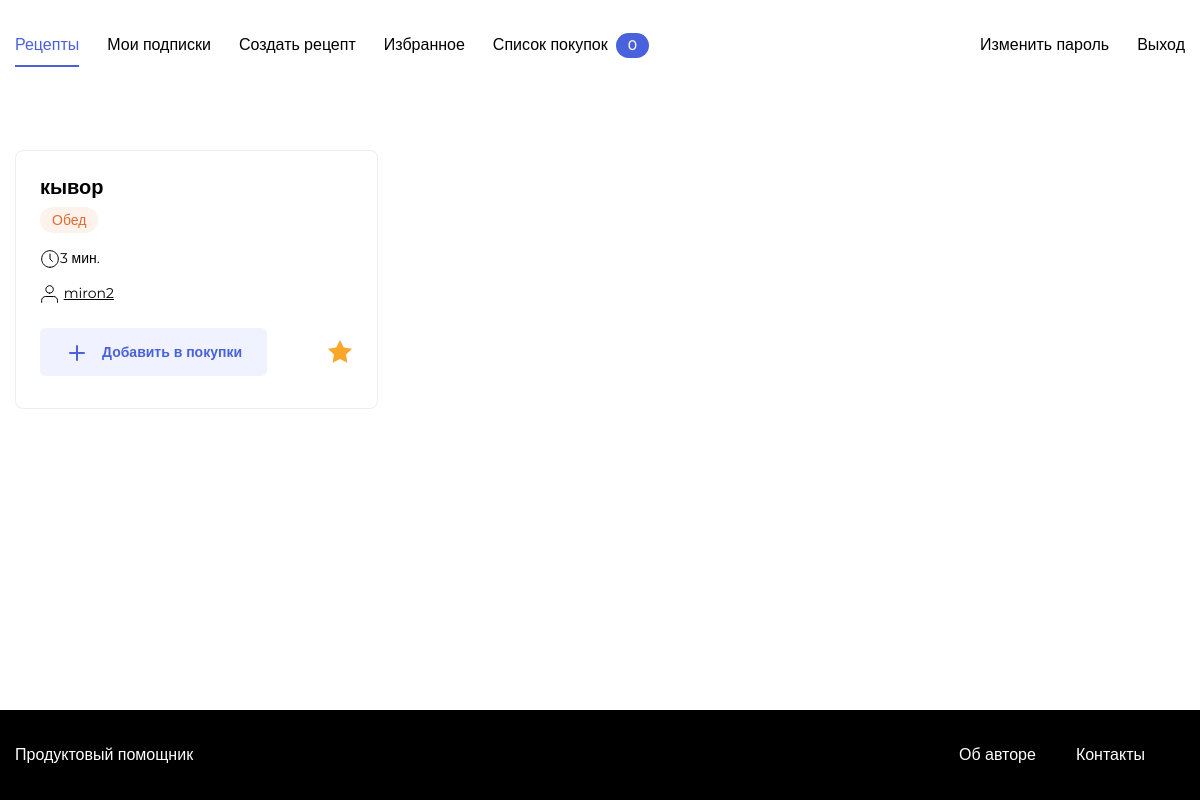
The page /favorites/ (signed in) on the database as committed earlier.
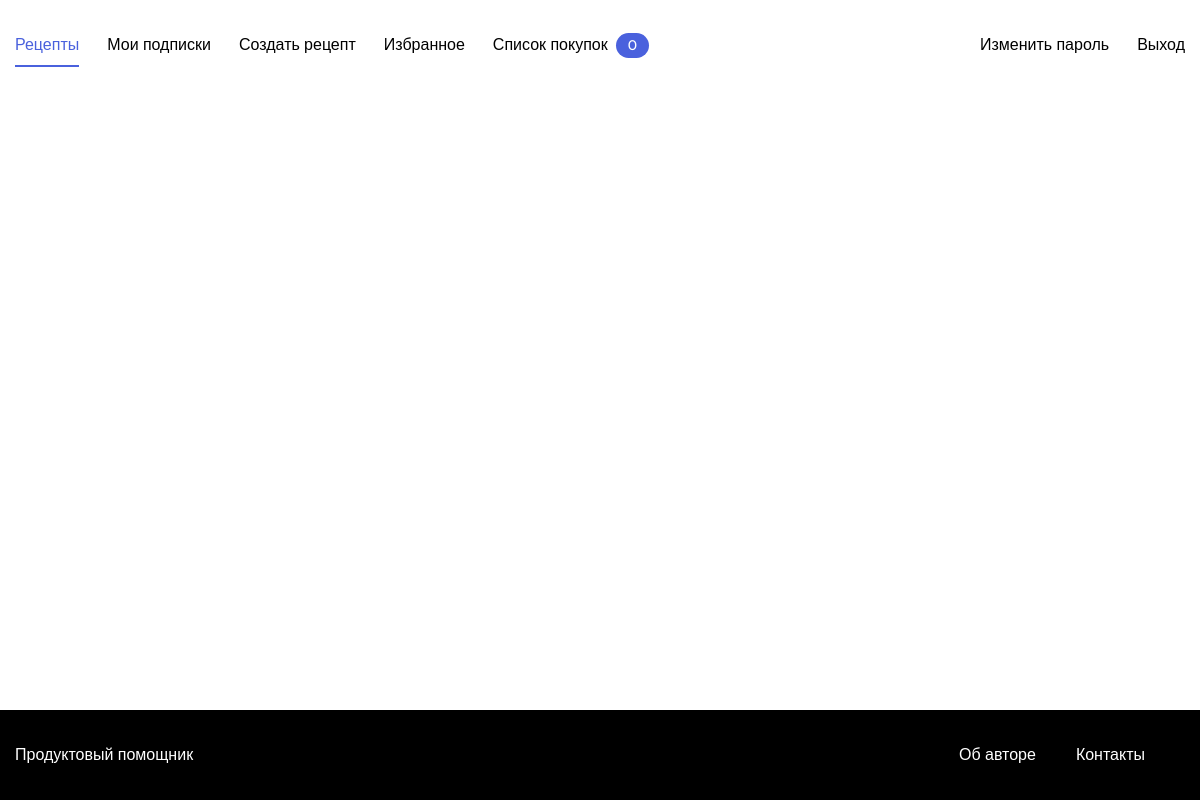
The same page on the database as committed later.
### recipe/models.py (models this page shows)
class Recipe(models.Model):
    author = models.ForeignKey(User, on_delete=models.CASCADE)
    name = models.CharField(max_length=50, verbose_name = 'Название рецепта')
    description = models.TextField(verbose_name = 'Текст')
    pub_date = models.DateTimeField('Дата публикации', auto_now_add=True)
    image = models.ImageField(upload_to='recipes/', blank=True, null=True)
    time = models.PositiveIntegerField(verbose_name = 'Время приготовления')
    tags = models.ManyToManyField(Tag, verbose_name = 'Тег')
    ingredients = models.ManyToManyField(Product, through = Ingredient, verbose_name = 'Ингредиент блюда')

class Tag(models.Model):
    tag = models.CharField(max_length=50, verbose_name = 'Тэг')
    def __str__(self):
        return self.tag

### recipe/views.py (the view)
# urls.py: path('favorites/', APIFavorite.as_view()),
def favorites(request):
    favorites_list = Recipe.objects.filter(recipes_favorites__user_id=request.user)
    return render(request, 'recipe/favorite.html', {'favorites_list': favorites_list})

### GroceryAssistant/context_processors.py (called while the page is built)
def purchase_counter(request):
    purchase_counter = Purchase.objects.filter(user=request.user).count()
    return {'purchase_counter': purchase_counter}

### recipe/templates/recipe/favorite.html (shortened to what this page needs)
{% extends "recipe/base.html" %}
{% load user_filters %}
{% load static %}
{% block css %}
    <link rel="stylesheet" href="{% static '/pages/index.css' %}">
{% endblock css %}
{% block content %}
{% load thumbnail %}
        <div class="card-list">
        {% for recipe in favorites_list %}
        <div class="card" data-id="{{ recipe.id }}">
            <div class="card__body">
                <a class="card__title link" href="{% url 'recipe_view' recipe.id %}" target="_blank">{{ recipe.name }}</a>
                <ul class="card__items">
                    {% for tag in recipe.tags.all %}
                        {% if tag.tag == 'Завтрак' %}
                        <li class="card__item"><span class="badge badge_style_green">{{ tag }}</span></li>
                        {% elif tag.tag == 'Обед' %}
                        <li class="card__item"><span class="badge badge_style_orange">{{ tag }}</span></li>
                        {% else %}
                        <li class="card__item"><span class="badge badge_style_purple">{{ tag }}</span></li>
                        {% endif %}
                    {% endfor %}
                </ul>
                <div class="card__items card__items_column">
                    <p class="card__text"><span class="icon-time"></span>{{ recipe.time }} мин.</p>
                    <p class="card__text"><span class="icon-user"></span> <a href="#" style="color: black">{{ recipe.author }}</a></p>
                </div>
            </div>
            {% if user.is_authenticated %}
            <div class="card__footer">
                <button class="button button_style_light-blue" name="purchases" data-out><span class="icon-plus button__icon"></span>Добавить в покупки</button>
                {% if recipe.author != request.user  %}
                    {% if recipe in favorites_list %}
                        <button class="button button_style_none" name="favorites"><span class="icon-favorite icon-favorite_active"></span></button>
                        {% else %}
                        <button class="button button_style_none" name="favorites" data-out><span class="icon-favorite"></span></button>
                    {% endif %}
                {% endif %}
            </div>
            {% endif %}
        </div>
        {% endfor %}
{% endblock content %}

### recipe/templates/recipe/base.html (shortened to what this page needs)
<!doctype html>
<html>
    <head>
        {% load static %}
        {% block css %}{% endblock css %}
    </head>
    <body>
        {% block header %} {% include 'misc/header.html' %} {% endblock %}
        <main class="main container">
            {% block content %}{% endblock content %}
        </main>
        {% include 'misc/footer.html' %}
    </body>
</html>

### recipe/templates/misc/header.html
<header class="header">
    <nav class="nav">
        <div class="nav__container container">
            {% if user.is_authenticated %}
            <ul class="nav__items list">
                <li class="nav__item nav__item_active"><a href="{% url 'index' %}" class="nav__link link">Рецепты</a></li>
                <li class="nav__item"><a href="{% url 'subscriptions' %}" class="nav__link link">Мои подписки</a></li>
                <li class="nav__item"><a href="{% url 'recipe_new' %}" class="nav__link link">Создать рецепт</a></li>
                <li class="nav__item"><a href="{% url 'favorites' %}" class="nav__link link">Избранное</a></li>
                <li class="nav__item"><a href="{% url 'purchases' %}" class="nav__link link">Список покупок</a> <span class="badge badge_style_blue nav__badge" id="counter">{{ purchase_counter }}</span></li>
            </ul>
            <ul class="nav__items list">
                <li class="nav__item"><a href="{% url 'password_change' %}" class="nav__link link">Изменить пароль</a></li>
                <li class="nav__item"><a href="{% url 'logout' %}" class="nav__link link">Выход</a></li>
            </ul>
            {% else %}
            <ul class="nav__items list">
                <li class="nav__item"><a href="{% url 'login' %}" class="nav__link link">Войти</a></li>
                <li class="nav__item"><a href="{% url 'registration' %}" class="nav__link link">Регистрация</a></li>
            </ul>
            {% endif %}
        </div>
    </nav>
</header>

### recipe/templates/misc/footer.html
<footer class="footer">
    <div class="footer__container container">
        <a href="{% url 'index' %}" class="footer__brand link">Продуктовый помощник</a>
        <ul class="footer__items">
            <li class="footer__item"><a href="{% url 'about' %}" class="footer__link link">Об авторе </a></li>
            <li class="footer__item"><a href='users/flatpages/default.html' class="footer__link link">Контакты</a></li>
        </ul>
    </div>
</footer>

### recipe/static/pages/index.css (style rules this page uses)
* { box-sizing: border-box; }
html, body { min-height: 100%; }

### recipe/static/blocks/container/container.css (style rules this page uses)
.container { max-width: 1200px; padding: 0 15px; margin: 0 auto; width: 100%; }

### recipe/static/blocks/link/link.css (style rules this page uses)
.link { text-decoration: none; transition: opacity 0.2s; }

### recipe/static/blocks/header/header.css (style rules this page uses)
.header { display: flex; align-items: center; justify-content: center; }

### recipe/static/blocks/nav/nav.css (style rules this page uses)
.nav { height: 90px; width: 100%; }

### recipe/static/blocks/nav/__container/nav__container.css (style rules this page uses)
.nav__container { display: flex; justify-content: space-between; height: 100%; align-items: center; }

### recipe/static/blocks/nav/__items/nav__items.css (style rules this page uses)
.nav__items { display: flex; height: 100%; flex-direction: row; list-style: none; padding: 0; align-items: center; }

### recipe/static/blocks/nav/__item/nav__item.css (style rules this page uses)
.nav__item { display: flex; align-items: center; margin-right: 28px; height: 100%; color: #000000; position: relative; }
.nav__item:last-child { margin-right: 0; }

### recipe/static/blocks/nav/__item/_active/nav__item_active.css (style rules this page uses)
.nav__item_active { color: #4A61DD; }
.nav__item_active:after { content: ''; position: absolute; top: 50%; margin-top: 20px; left: 0; width: 100%; height: 2px; background: #4A61DD; }

### recipe/static/blocks/nav/__link/nav__link.css (style rules this page uses)
.nav__link { font-style: normal; font-weight: 500; font-size: 16px; line-height: 20px; color: inherit; cursor: pointer; font-family: 'Montserrat', sans-serif; }

### recipe/static/blocks/nav/__badge/nav__badge.css (style rules this page uses)
.nav__badge { margin-left: 8px; }

### recipe/static/blocks/main/main.css (style rules this page uses)
.main { padding-top: 60px; padding-bottom: 80px; flex: 1 0 auto; min-height: calc(100vh - 180px); }

### recipe/static/blocks/footer/footer.css (style rules this page uses)
.footer { background: #000000; height: 90px; flex: 0 0 auto; }

### recipe/static/blocks/footer/__container/footer__container.css (style rules this page uses)
.footer__container { display: flex; justify-content: space-between; align-items: center; height: 100%; }

### recipe/static/blocks/footer/__link/footer__link.css (style rules this page uses)
.footer__link { font-family: 'Montserrat', sans-serif; font-style: normal; font-weight: 500; font-size: 16px; line-height: 20px; color: #FFFFFF; }

### recipe/static/blocks/footer/__item/footer__item.css (style rules this page uses)
.footer__item { margin-right: 40px; }

### recipe/static/blocks/footer/__items/footer__items.css (style rules this page uses)
.footer__items { display: flex; list-style: none; padding: 0; }

### recipe/static/blocks/footer/__brand/footer__brand.css (style rules this page uses)
.footer__brand { font-family: 'Montserrat', sans-serif; font-style: normal; font-weight: 500; font-size: 16px; line-height: 20px; color: #FFFFFF; }

### recipe/static/blocks/badge/badge.css (style rules this page uses)
.badge { color: #fff; background: #ddd; border-radius: 24px; padding: 4px 12px; font-style: normal; font-weight: 500; font-size: 14px; line-height: 17px; font-family: 'Montserrat', sans-serif; }

### recipe/static/blocks/badge/_style/badge_style_blue.css (style rules this page uses)
.badge_style_blue { background: #4A61DD; border-radius: 36px; }

Rows that differ between the two databases and show on the page:
removed Recipe: name "кывор", time "3", author "miron2"
no longer on this page (row edited): Tag: tag "Обед"
